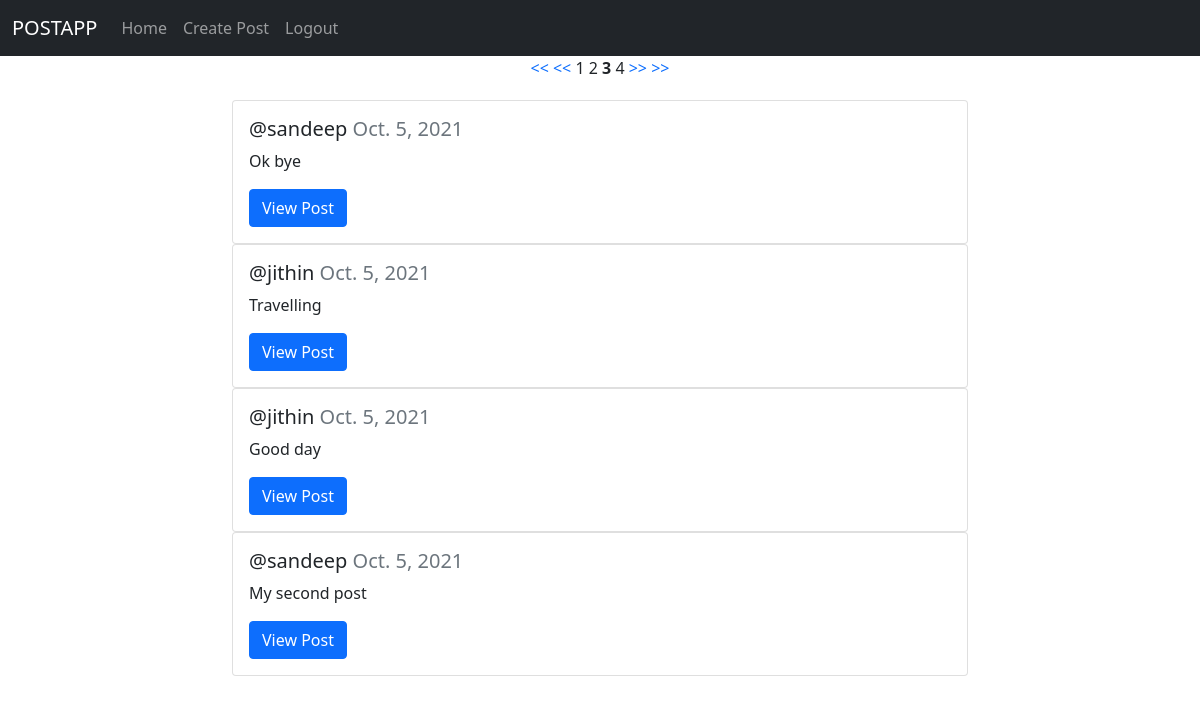
/postapp/homepage?page=3, run on the app's committed database.
### postapp/models.py (models this page shows, shortened)
class Posts(models.Model):
    post_owner=models.ForeignKey(User,on_delete=models.CASCADE,default=None)
    text_content=models.TextField(max_length=500)
    likes=models.ManyToManyField(User,blank=True,related_name='likes')
    like_count=models.IntegerField(default=0)
    date=models.DateField(auto_now=True)

### postapp/views.py (the view)
# urls.py: path('homepage',HomePageView.as_view(),name='homepage'),
class HomePageView(TemplateView):
    template_name = "home.html"
    context={}
    def get(self, request, *args, **kwargs):
        posts=Posts.objects.all().order_by('-id')
        paginator=Paginator(posts,4)
        page=request.GET.get('page')
        posts=paginator.get_page(page)
        self.context['posts']=posts
        return render(request,self.template_name,self.context)

### postapp/templates/home.html (shortened to what this page needs)
<!DOCTYPE html>
{% load static %}
<html lang="en">
<head>
<link href="https://cdn.jsdelivr.net/npm/bootstrap@5.1.1/dist/css/bootstrap.min.css" rel="stylesheet">
    <link rel="stylesheet" href="{%static 'css/styles.css' %}">
</head>
<body>
<nav class="navbar navbar-expand-lg navbar-dark bg-dark">
    <div class="container-fluid">
        <a class="navbar-brand" href="{%url 'homepage' %}">POSTAPP</a>
        <div class="collapse navbar-collapse" id="navbarNav">
            <ul class="navbar-nav">
                <li class="nav-item">
                    <a class="nav-link" aria-current="page" href="{%url 'homepage' %}">Home</a>
                </li>
                <li class="nav-item">
                    <a class="nav-link" href="{%url 'createpost' %}">Create Post</a>
                </li>
                <li class="nav-item">
                    <a class="nav-link" href="{%url 'logout' %}">Logout</a>
                </li>
            </ul>
        </div>
    </div>
</nav>
{%block body_block%}
<div style="text-align:center;">
    {% if posts.has_previous %}
    <a style="text-decoration:none;" href="?page=1"><<</a>
    <a style="text-decoration:none;" href="?page={{posts.previous_page_number}}"><<</a>
    {% endif %}
    {% for num in posts.paginator.page_range %}
    {% if posts.number == num %}
    <strong>{{num}}</strong>
    {% else %}
    {{num}}
    {% endif %}
    {% endfor %}
    {% if posts.has_next %}
    <a style="text-decoration:none;" href="?page={{posts.next_page_number}}">>></a>
    <a style="text-decoration:none;" href="?page={{posts.paginator.num_pages}}">>></a>
    {% endif %}
</div>
<div class="div1">
    {% for post in posts %}
    <div class="container">
        <div class="row">
            <div class="col-2"></div>
            <div class="col-8">
                <div class="card">
                    <div class="card-body">
                        <h5 class="card-title">@{{post.post_owner}} <span class="card-subtitle mb-2 text-muted">{{post.date}}</span>
                        </h5>
                        <p class="card-text">{{post.text_content}}</p>
                        <a class="btn btn-primary" href="{%url 'viewpost' post.id %}">View Post</a>
                    </div>
                </div>
            </div>
        </div>
    </div>
</div>
{% endfor %}
{% endblock %}
</body>
</html>

### postapp/static/css/styles.css (style rules this page uses)
.div1 { margin-top:20px; }

### data on the page
Posts: post_owner "sandeep", date "Oct. 5, 2021", text_content "Ok bye"
Posts: post_owner "jithin", date "Oct. 5, 2021", text_content "Travelling"
Posts: post_owner "jithin", date "Oct. 5, 2021", text_content "Good day"
Posts: post_owner "sandeep", date "Oct. 5, 2021", text_content "My second post"

### other printed values
{{ num }} "1" "2" "4"
{{ num }} "3"
